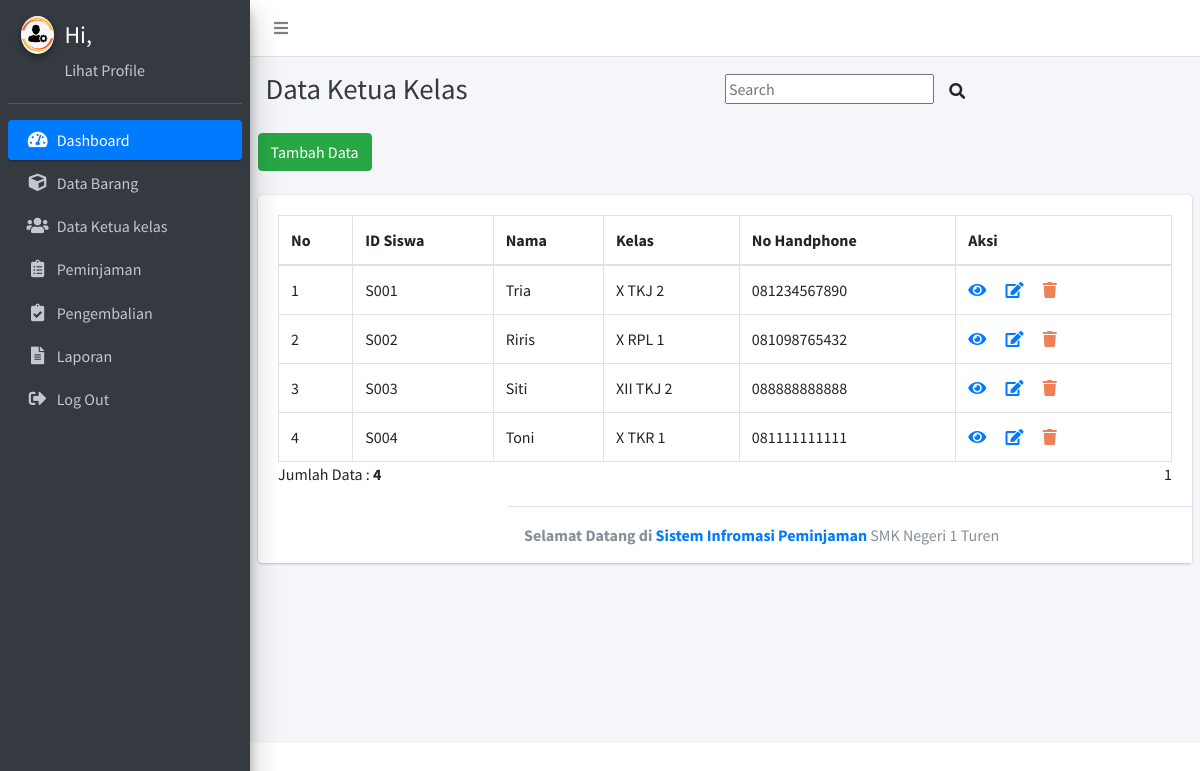
Before: /siswa.php with the older database file.
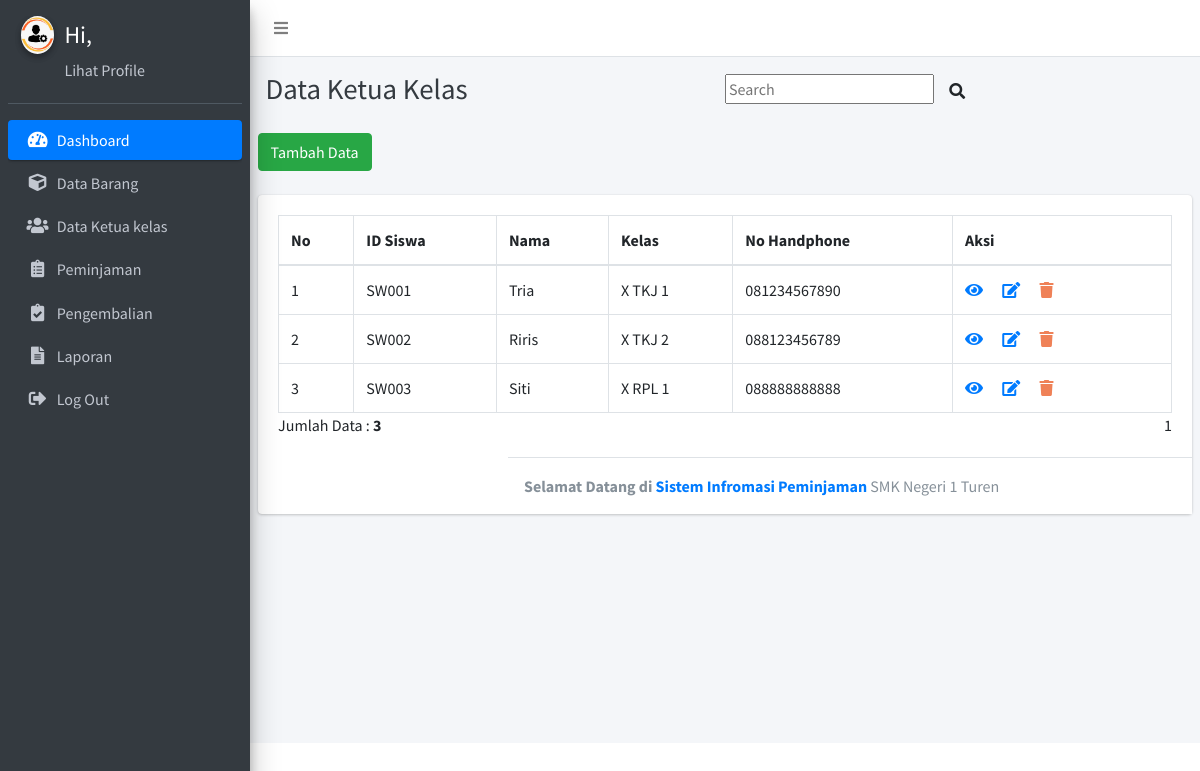
After: the same page with the newer database file.
### tables this page shows
CREATE TABLE `siswa` (
  `IdSiswa` varchar(10) NOT NULL,
  `SwNama` varchar(50) NOT NULL,
  `SwKelas` varchar(10) NOT NULL,
  `SwNoHp` varchar(15) NOT NULL
);

### siswa.php (the view, shortened to what the changed rows need)
<?php
include'config.php';
?>
<!DOCTYPE html>
<html>
<head>
<?php include 'template/header.php';?>
  <div class="content-wrapper">
    <div class="content-header">
      <div class="container-fluid">
        <div class="row mb-2">
          <div class="col-sm-6">
            <h1 class="m-0 text-dark">Data Ketua Kelas</h1>
          </div>
        </div>
      </div>
    </div>
    <br>
    <section class="content">
      <div class="row">
        <div class="col-12">
          <div class="card">
            <div class="card-body">
              <table id="example2" class="table table-bordered table-hover">
                <thead>
                <tr>
                    <th>No</th>
                    <th>ID Siswa</th>
                    <th>Nama</th>
                    <th>Kelas</th>
                    <th>No Handphone</th>
                    <th>Aksi</th>
                </tr>
                </thead>
                <tbody>
            <?php
                $batas = 5;
                extract($_GET);
                if(empty($hal)) {
                    $posisi = 0;
                    $hal = 1;
                    $nomor = 1;
                }else {
                    $posisi = ($hal - 1) * $batas;
                    $nomor = $posisi+1;
                }
                if($_SERVER['REQUEST_METHOD'] == "POST") {
                    $pencarian = trim(mysqli_real_escape_string($conn, $_POST['pencarian']));
                    if($pencarian != "") {
                        $sql = "SELECT * FROM siswa WHERE IdSiswa LIKE '%$pencarian%'
                                OR IdSiswa LIKE '%$pencarian%'
                                OR SwNama LIKE '%$pencarian%'
                                OR SwKelas LIKE '%$pencarian%'";
                        $query = $sql;
                        $queryJml = $sql;
                    } else {
                        $query = "SELECT * FROM siswa LIMIT $posisi, $batas";
                        $queryJml = "SELECT * FROM siswa";
                        $no = $posisi * 1;
                    }
                }
                else {
                    $query = "SELECT * FROM siswa LIMIT $posisi, $batas";
                    $queryJml = "SELECT * FROM siswa";
                }
                $q_tampil_siswa = mysqli_query($conn, $query);
                if(mysqli_num_rows($q_tampil_siswa) > 0) {
                    while($r_tampil_siswa=mysqli_fetch_array($q_tampil_siswa)) {
            ?>
            <tr>
                <td><?php echo $nomor; ?></td>
                <td><?php echo $r_tampil_siswa['IdSiswa']; ?></td>
                <td><?php echo $r_tampil_siswa['SwNama']; ?></td>
                <td><?php echo $r_tampil_siswa['SwKelas']; ?></td>
                <td><?php echo $r_tampil_siswa['SwNoHp']; ?></td>
                <td>
                    <a href="siswa-detail.php?IdSiswa=<?php echo $r_tampil_siswa['IdSiswa'];?>"><i class="nav-icon fas fa-eye" title="Detail">&#xE254;</i></a>
                    <a href="siswa-edit.php?IdSiswa=<?php echo $r_tampil_siswa['IdSiswa'];?>"><i class="nav-icon fas fa-edit" title="Edit">&#xE254;</i></a>
					<a href="siswa-delete.php?IdSiswa=<?php echo $r_tampil_siswa['IdSiswa'];?>" onclick = "return confirm ('Apakah Anda Yakin Akan Menghapus Data Ini?')" class="tombol" style="color:#ef8157; font-weight:bold"><i class="nav-icon fas fa-trash" title="Delete">&#xE872;</i></a>
                </td>
            </tr>
            <?php
                        $nomor++;
                    }
                }
                else {
                    echo "<tr><td colspan=6>Data Tidak Ditemukan</td></tr>";
                }
            ?>
        </tbody>
    </table>
    <?php
    if(isset($_POST['pencarian'])) {
        if($_POST['pencarian']!='') {
            echo "<div style=\"float:left;\">";
            $jml = mysqli_num_rows(mysqli_query($conn, $queryJml));
            echo "Data Hasil Pencarian: <b>$jml</b>";
            echo "</div>";
        }
    } else {
    ?>
        <div style="float: left;">
        <?php
            $jml = mysqli_num_rows(mysqli_query($conn, $queryJml));
            echo "Jumlah Data : <b>$jml</b>";
        ?>
        </div>
        <div class="pagination" style="float: right;">
            <?php
                $jml_hal = ceil($jml / $batas);
                for($i = 1; $i <= $jml_hal; $i++) {
                    if($i != $hal) {
                        echo "<a href=\"?p=siswa&hal=$i\">$i</a>";
                    } else {
                        echo "<a class=\"active\">$i</a>";
                    }
                }
            ?>
        </div>
    <?php
    }
    ?>
          </div>
<?php include 'template/footer.php';?>
</body>
</html>

Changed rows visible on the page:
removed siswa: IdSiswa "S001", SwNama "Tria", SwKelas "X TKJ 2", SwNoHp "081234567890"
removed siswa: IdSiswa "S002", SwNama "Riris", SwKelas "X RPL 1", SwNoHp "081098765432"
removed siswa: IdSiswa "S003", SwNama "Siti", SwKelas "XII TKJ 2", SwNoHp "088888888888"
removed siswa: IdSiswa "S004", SwNama "Toni", SwKelas "X TKR 1", SwNoHp "081111111111"
added siswa: IdSiswa "SW001", SwNama "Tria", SwKelas "X TKJ 1", SwNoHp "081234567890"
added siswa: IdSiswa "SW002", SwNama "Riris", SwKelas "X TKJ 2", SwNoHp "088123456789"
added siswa: IdSiswa "SW003", SwNama "Siti", SwKelas "X RPL 1", SwNoHp "088888888888"
Other visible differences:
$jml: "4" → "3"
